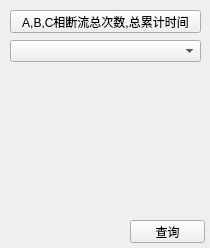
<?xml version="1.0" encoding="UTF-8"?>
<ui version="4.0">
 <class>breakcurrent</class>
 <widget class="QWidget" name="breakcurrent">
  <property name="geometry">
   <rect>
    <x>0</x>
    <y>0</y>
    <width>210</width>
    <height>248</height>
   </rect>
  </property>
  <property name="windowTitle">
   <string>Form</string>
  </property>
  <widget class="QPushButton" name="ABCbreakcurrent">
   <property name="geometry">
    <rect>
     <x>10</x>
     <y>10</y>
     <width>191</width>
     <height>23</height>
    </rect>
   </property>
   <property name="text">
    <string>A,B,C相断流总次数,总累计时间</string>
   </property>
  </widget>
  <widget class="QPushButton" name="query_button">
   <property name="geometry">
    <rect>
     <x>130</x>
     <y>220</y>
     <width>75</width>
     <height>23</height>
    </rect>
   </property>
   <property name="text">
    <string>查询</string>
   </property>
  </widget>
  <widget class="QComboBox" name="comboBox">
   <property name="geometry">
    <rect>
     <x>10</x>
     <y>40</y>
     <width>191</width>
     <height>22</height>
    </rect>
   </property>
  </widget>
 </widget>
 <resources/>
 <connections/>
</ui>
